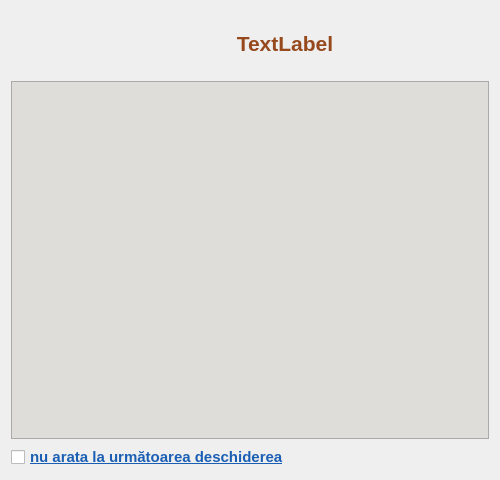
<?xml version="1.0" encoding="UTF-8"?>
<ui version="4.0">
 <class>InfoWindow</class>
 <widget class="QDialog" name="InfoWindow">
  <property name="geometry">
   <rect>
    <x>0</x>
    <y>0</y>
    <width>500</width>
    <height>480</height>
   </rect>
  </property>
  <property name="maximumSize">
   <size>
    <width>16777215</width>
    <height>16777215</height>
   </size>
  </property>
  <property name="font">
   <font>
    <family>Segoe UI</family>
    <pointsize>8</pointsize>
   </font>
  </property>
  <property name="windowTitle">
   <string>Informația suplimentară</string>
  </property>
  <layout class="QGridLayout" name="gridLayout">
   <item row="2" column="0" colspan="3">
    <widget class="QCheckBox" name="notShow">
     <property name="font">
      <font>
       <family>Segoe UI</family>
       <pointsize>11</pointsize>
       <bold>true</bold>
       <underline>true</underline>
      </font>
     </property>
     <property name="styleSheet">
      <string notr="true">color: rgb(26, 95, 180);</string>
     </property>
     <property name="text">
      <string>nu arata la următoarea deschiderea</string>
     </property>
    </widget>
   </item>
   <item row="1" column="0" colspan="3">
    <widget class="QTextBrowser" name="textBrowser">
     <property name="styleSheet">
      <string notr="true">background-color: rgb(222, 221, 218);</string>
     </property>
    </widget>
   </item>
   <item row="0" column="0">
    <widget class="QLabel" name="label_image">
     <property name="minimumSize">
      <size>
       <width>64</width>
       <height>64</height>
      </size>
     </property>
     <property name="maximumSize">
      <size>
       <width>64</width>
       <height>64</height>
      </size>
     </property>
     <property name="text">
      <string/>
     </property>
     <property name="pixmap">
      <pixmap resource="resource.qrc">:/img/user_manual.png</pixmap>
     </property>
     <property name="scaledContents">
      <bool>true</bool>
     </property>
    </widget>
   </item>
   <item row="0" column="1" colspan="2">
    <widget class="QLabel" name="txt_title">
     <property name="font">
      <font>
       <family>Segoe UI</family>
       <pointsize>16</pointsize>
       <bold>true</bold>
      </font>
     </property>
     <property name="styleSheet">
      <string notr="true">color: rgb(150, 73, 29);</string>
     </property>
     <property name="text">
      <string>TextLabel</string>
     </property>
     <property name="alignment">
      <set>Qt::AlignCenter</set>
     </property>
    </widget>
   </item>
  </layout>
 </widget>
 <resources>
  <include location="resource.qrc"/>
 </resources>
 <connections/>
</ui>
